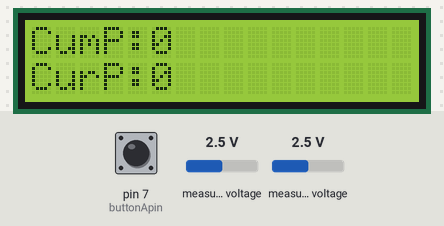
Simulated run of this sketch. Board: Arduino Uno, built with avr-gcc and run on an emulated ATmega328P. Shown: 16×2 character LCD. The test bench sets the inputs (shaded band); at power-on: measured voltage 2.5 V, pin 7 (buttonApin) HIGH. Storage starts empty; what the sketch prints to the serial monitor is not drawn.

Above: at 2.2 s.
2.3 s: measured voltage (sensor 200) set to 0.1 V
At 3.5 s:
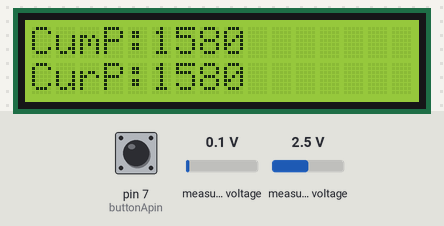
5.2 s: measured voltage (sensor 201) set to 0.1 V
At 7.5 s:
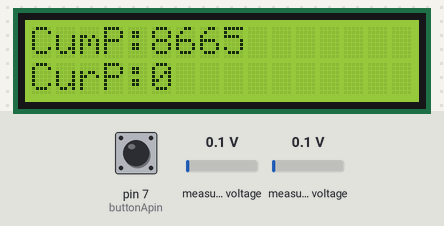
8.3 s: measured voltage (sensor 200) set to 1.2 V
At 9.7 s:
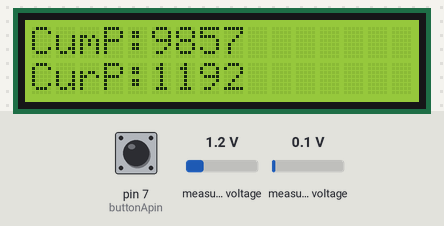
11.5 s: pin 7 (buttonApin) pulled LOW for 1 s
At 12.9 s:
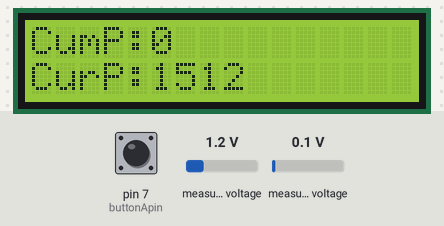
14.6 s: measured voltage (sensor 201) set to 1.2 V
At 16.6 s:
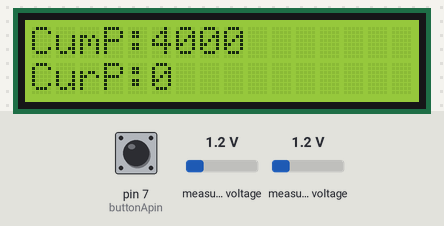
Timing chart, 0 to 18.1 s (numbered marks = the images above; inputs shaded):
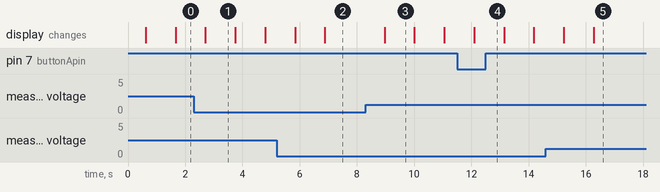

Measured:
- after the input at 2.3 s, the display: changes after 0.41 s (image 1)
- after the input at 8.3 s, the display: changes after 0.66 s (image 3)
- what the display in image 1 shows lasts 1.1 s, from 2.7 s to 3.8 s

The sketch:

UNO_AMR_slave1.ino
```cpp
#include <SoftwareSerial.h>
#include <SPI.h>
#include <SD.h>
#include <Wire.h>
#include <LiquidCrystal_I2C.h>
#include <Adafruit_ADS1015.h>

SoftwareSerial mySerial(2, 3);
LiquidCrystal_I2C lcd(0x27, 16, 2);
Adafruit_ADS1015 ads;

const int chipSelect = 4; //SD카드 모듈에서 cs핀 부분

File myFile;
String fileName = "filetest.txt";
char AMRid = '1';  // todo: 각 슬레이브에 아이디 지정해주기

const float FACTOR = 100;
const float multiplier = 0.0625F;

double currentRMS = 0;
double power = 0;
long Cumulative_Power;

long Cum = 0;
long cur = 0;
String Cum_Power = "CumP:";
String cur_power = "CurP:";

int buttonApin = 7;

void setup() {
  Serial.begin(9600);
  mySerial.begin(9600);

  pinMode(buttonApin, INPUT_PULLUP);

  ads.setGain(GAIN_TWO);  //±2.048V 1bit =0.0625mV
  ads.begin();

  lcd.begin();
  lcd.clear();

  InitializeSDcard();

  Cumulative_Power = readData().toInt();
}


void loop() {

    // todo: 전류 측정하기
    currentRMS = getCorriente(); //전류측정
    power = 220.0 * currentRMS;  //전력계산

    //버튼으로 누적전력 초기화
    if (digitalRead(buttonApin) == HIGH) {
      Cumulative_Power += int(power);
    } else if (digitalRead(buttonApin) == LOW) {
      Cumulative_Power = 0;
    }

    // todo: 측정값 sd카드에 저장하기
    writeData(String(Cumulative_Power));

  Cum = readData().toInt();
  cur = long(power);

   //delay(100);

  RequestIdFind(AMRid, Cum, cur); // todo: master의 요청이 들어오면 값 전송하기

  // todo: 저장되어 있는 값 lcd로 출력하기
  lcd.clear();
  lcdView(0, Cum_Power, Cum);
  lcdView(1, cur_power, cur);

}// end of loop

//SD카드 연결체크
void InitializeSDcard() {
  lcd.setCursor(0, 0);
  lcd.print("Opening SD Card..");
  delay(500);
  if (SD.begin(chipSelect))
  {
    lcd.setCursor(0, 1);
    lcd.print("Card ready to use");
  } else {
    lcd.setCursor(0, 1);
    lcd.print("Failed to open Card");
    return;
  }
}

//LCD화면출력
void lcdView(int Cursor, String view, long value) {
  lcd.setCursor(0, Cursor);
  lcd.print(view);
  lcd.print(value);
}


//데이터 저장
void writeData(String IntotalData) {
  myFile = SD.open(fileName, O_READ | O_WRITE | O_CREAT | O_READ);

  if (myFile) {
    myFile.println(IntotalData);
    myFile.close();
  } else {
    Serial.println("error opening test.txt");
  }

}

//저장된 데이터 읽기
String readData() {
  long data = 0;
  String total = "";

  myFile = SD.open(fileName);
  if (myFile) {
    while (myFile.available()) {
      data = myFile.read();
      total += (char)data;
    }
    myFile.close();
  } else {
    Serial.println("error opening datalog.txt");
  }
  return total;
}


//master의 요청이 들어오면 값 전송하기
void RequestIdFind(char amrId, long ADvalue, long NDvalue) {
  if (mySerial.available()) {
    Serial.write(mySerial.read());
    Serial.println();
    if (mySerial.find("req")) {
      if ((char)mySerial.read() == amrId) {
        Serial.println("ok");
        mySerial.print("resp");
        mySerial.print(ADvalue);
        mySerial.print("/");
        mySerial.println(NDvalue);
      }
    }
  }
}


//전력측정
double getCorriente() {
  double voltage;
  double corriente;
  double sum = 0;
  long tiempo = millis();
  int counter = 0;

  while (millis() - tiempo < 1000) {
    voltage = ads.readADC_Differential_0_1() * multiplier;
    corriente = voltage * FACTOR;
    corriente /= 1000.0;

    sum += sq(corriente);
    counter = counter + 1;
  }

  corriente = sqrt(sum / counter);
  return (corriente);
}
```
